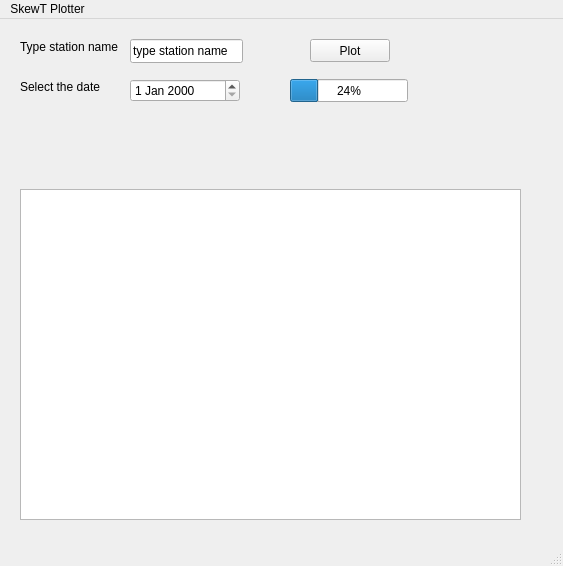
<?xml version="1.0" encoding="UTF-8"?>
<ui version="4.0">
 <class>MainWindow</class>
 <widget class="QMainWindow" name="MainWindow">
  <property name="geometry">
   <rect>
    <x>0</x>
    <y>0</y>
    <width>563</width>
    <height>566</height>
   </rect>
  </property>
  <property name="windowTitle">
   <string>MainWindow</string>
  </property>
  <widget class="QWidget" name="centralwidget">
   <widget class="QPushButton" name="pushButton">
    <property name="geometry">
     <rect>
      <x>310</x>
      <y>20</y>
      <width>80</width>
      <height>23</height>
     </rect>
    </property>
    <property name="toolTip">
     <string>&lt;html&gt;&lt;head/&gt;&lt;body&gt;&lt;p&gt;Select date&lt;/p&gt;&lt;/body&gt;&lt;/html&gt;</string>
    </property>
    <property name="text">
     <string>Plot</string>
    </property>
   </widget>
   <widget class="QLineEdit" name="lineEdit">
    <property name="geometry">
     <rect>
      <x>130</x>
      <y>20</y>
      <width>113</width>
      <height>24</height>
     </rect>
    </property>
    <property name="text">
     <string>type station name</string>
    </property>
   </widget>
   <widget class="QGraphicsView" name="graphicsView">
    <property name="geometry">
     <rect>
      <x>20</x>
      <y>170</y>
      <width>501</width>
      <height>331</height>
     </rect>
    </property>
    <property name="inputMethodHints">
     <set>Qt::ImhNone</set>
    </property>
   </widget>
   <widget class="QProgressBar" name="progressBar">
    <property name="geometry">
     <rect>
      <x>290</x>
      <y>60</y>
      <width>118</width>
      <height>23</height>
     </rect>
    </property>
    <property name="value">
     <number>24</number>
    </property>
   </widget>
   <widget class="QDateEdit" name="dateEdit">
    <property name="geometry">
     <rect>
      <x>130</x>
      <y>60</y>
      <width>110</width>
      <height>23</height>
     </rect>
    </property>
   </widget>
   <widget class="QLabel" name="label">
    <property name="geometry">
     <rect>
      <x>20</x>
      <y>20</y>
      <width>111</width>
      <height>16</height>
     </rect>
    </property>
    <property name="text">
     <string>Type station name</string>
    </property>
   </widget>
   <widget class="QLabel" name="label_2">
    <property name="geometry">
     <rect>
      <x>20</x>
      <y>60</y>
      <width>111</width>
      <height>16</height>
     </rect>
    </property>
    <property name="text">
     <string>Select the date</string>
    </property>
   </widget>
  </widget>
  <widget class="QMenuBar" name="menubar">
   <property name="geometry">
    <rect>
     <x>0</x>
     <y>0</y>
     <width>563</width>
     <height>21</height>
    </rect>
   </property>
   <widget class="QMenu" name="menuSkewT_Plotter">
    <property name="title">
     <string>SkewT Plotter</string>
    </property>
   </widget>
   <addaction name="menuSkewT_Plotter"/>
  </widget>
  <widget class="QStatusBar" name="statusbar"/>
  <action name="actionPlotting">
   <property name="text">
    <string>Plotting</string>
   </property>
   <property name="toolTip">
    <string>Plot the figure</string>
   </property>
  </action>
 </widget>
 <resources/>
 <connections/>
</ui>
